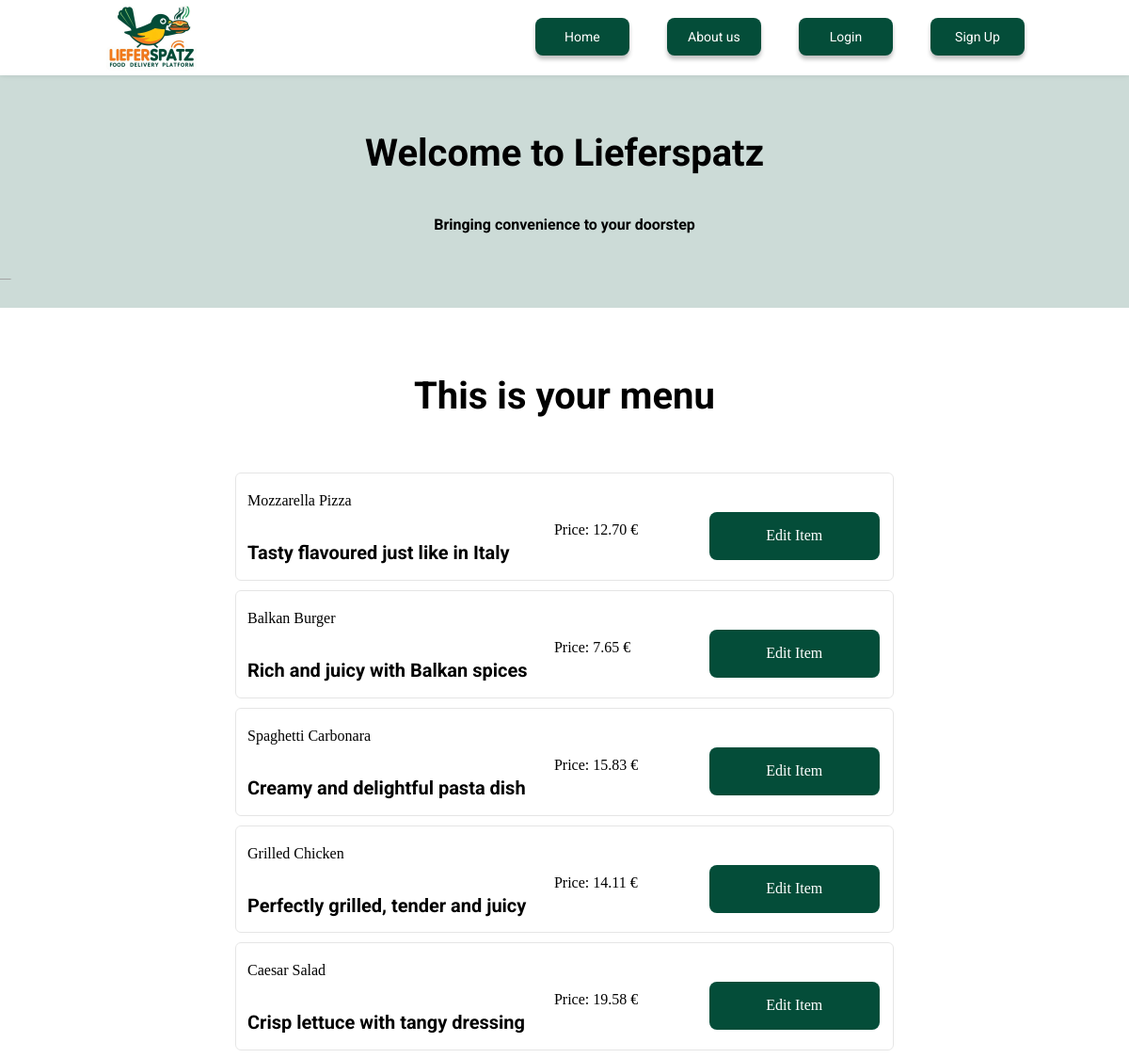
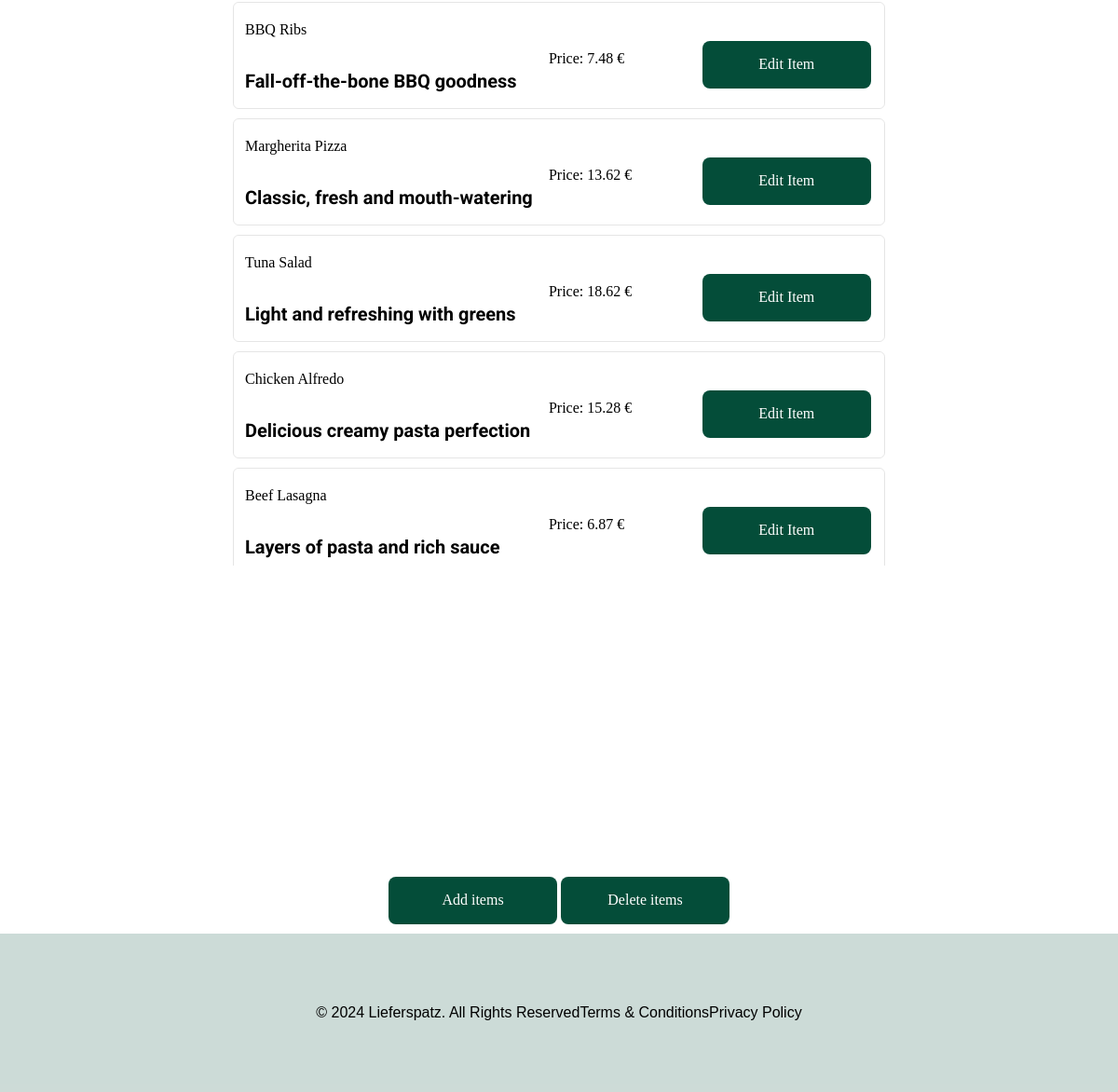
The app's page /menu?restaurant_id=1 with its own data (2 pictures, top to bottom).
### models.py (models this page shows)
class MenuItem(db.Model):
    __tablename__ = 'MenuItems'
    MenuItemID = db.Column(db.Integer, primary_key=True)
    RestaurantID = db.Column(db.Integer, db.ForeignKey('Restaurants.RestaurantID'), nullable=False)
    Name = db.Column(db.String(100), nullable=False)
    Description = db.Column(db.Text, nullable=False)
    Price = db.Column(db.Numeric(10, 2), nullable=False)
    Category = db.Column(db.String, nullable=False, default="Uncategorized")  # Add default value
    ImageURL = db.Column(db.String, nullable=True)
    IsAvailable = db.Column(db.Boolean, default=True)

### app.py (the view)
@app.route('/menu', methods=['GET'])
def restaurant_menu():
    restaurant_id = request.args.get('restaurant_id', type=int)
    if not restaurant_id:
        flash("Restaurant ID is required.", "danger")
        return redirect(url_for('show_restaurants'))  # redirects to the restaurant list
    restaurant = db.session.get(Restaurant, restaurant_id)
    if not restaurant:
        flash("Restaurant not found.", "danger")
        return redirect(url_for('show_restaurants'))  # redirects to the restaurant list
    menu_items = MenuItem.query.filter_by(RestaurantID=restaurant_id).all()
    user_type = session.get('user_type')
    is_restaurant = user_type == "Restaurant"
    return render_template('restaurant-menu.html', restaurant=restaurant, menu_items=menu_items, is_restaurant=is_restaurant)

### app.py (called while the page is built)
@app.before_request
def validate_tab_session():
    tab_session_id = request.form.get('tab_session_id') or request.args.get('tab_session_id')
    if 'tab_session_id' in session and session['tab_session_id'] != tab_session_id:
        session.clear()  # clear session if tab_session_id doesn't match
        flash("Session mismatch. Please log in again.", "warning")
        return redirect(url_for('login'))
    session['tab_session_id'] = tab_session_id

### templates/restaurant-menu.html (shortened to what this page needs)
<!DOCTYPE html>
<html>
  <head>
    <link rel="stylesheet" href="{{ url_for('static', filename='restaurant-menu.css')}}">
    <link rel="stylesheet" href="{{ url_for('static', filename='styleguide.css')}}">
    <link rel="stylesheet" href="{{ url_for('static', filename='globals.css')}}">
  </head>
  <body style="margin: 0; background: #ffffff">
    <div class="restaurant-menu screen">
      <div class="flash-messages">
      </div>
      <div class="top-bar">
        <img class="logo-lieferspatz-1" src="static/img/logo-lieferspatz-1.png" alt="logo lieferspatz 1" />
        <div class="title-6 valign-text-middle title-12"></div>
        <div class="navigation">
          <a href="{{ url_for('home') }}" class="button button-danger">Home</a>
          <a href="{{ url_for('about') }}" class="button button-danger">About us</a>
          {% if session['user_id'] %}
              <a href="#" id="balance-btn" class="button button-danger">Earnings</a>
              <a href="{{ url_for('restaurant_menu', restaurant_id=restaurant.RestaurantID) }}" class="button button-danger">Menu</a>
              <a href="{{ url_for('restaurant_orders' , restaurant_id=restaurant.RestaurantID) }}" class="button button-danger">Orders</a>
              <a href="{{ url_for('logout') }}" class="button button-danger">Logout</a>
              <span class="user-welcome">Welcome {{ session['user_name'] }}</span>
          {% else %}
              <a href="{{ url_for('login') }}" class="button button-danger">Login</a>
              <a href="{{ url_for('signup') }}" class="button button-danger">Sign Up</a>
          {% endif %}
        </div>
      </div>
      <div class="section">
        <div class="container">
          <div class="title-3">Welcome to Lieferspatz</div>
          <p class="description roboto-bold-black-16px">Bringing convenience to your doorstep</p>
        </div>
        <img class="vector-200" src="img/vector-200-8.svg" alt="Vector 200" />
      </div>
      <div class="orders">
        <h1 class="title-2 roboto-bold-black-50px">This is your menu</h1>
        <div class="menu-items-container">
            {% if menu_items %}
                {% for item in menu_items %}
                    <div class="card">
                        <div class="text-content">
                            <div class="subtitle roboto-bold-black-32px">Price: {{ item.Price }} €</div>
                            <p class="subtitle-1 roboto-bold-black-20px">{{ item.Description }}</p>
                            <div class="title-4 roboto-semi-bold-black-32px">{{ item.Name }}</div>
                        </div>
                        <a href="{{ url_for('restaurant_edit_item', restaurant_id=restaurant.RestaurantID, item_id=item.MenuItemID) }}" class="button-4">
                          <div class="title-6 roboto-bold-white-16px">Edit Item</div>
                      </a>
                    </div>
                {% endfor %}
            {% else %}
                <div class="title-7 roboto-semi-bold-black-24px">No items in the menu.</div>
            {% endif %}
        </div>
        <div class="menu-footer">
            <a href="{{ url_for('restaurant_add_item', restaurant_id=restaurant.RestaurantID) }}" class="button-3">
                <div class="title-6 roboto-bold-white-16px">Add items</div>
            </a>
            <a href="{{ url_for('restaurant_delete_item', restaurant_id=restaurant.RestaurantID) }}" class="button-3">
              <div class="title-6 roboto-bold-white-16px">Delete items</div>
          </a>
      </div>
        </div>
    </div>
      <div class="section-1">
        <div class="container-3 container-4 roboto-regular-normal-black-16px">
          <p class="title-10 valign-text-middle title-13">© 2024 Lieferspatz. All Rights Reserved</p>
          <div class="title-11 valign-text-middle title-13">Terms &amp; Conditions</div>
          <div class="title-12 valign-text-middle title-13">Privacy Policy</div>
        </div>
      </div>
  </body>
</html>

### static/restaurant-menu.css (style rules this page uses)
.restaurant-menu { align-items: center; background-color: var(--fuschia100); display: flex; flex-direction: column; padding: auto; position: relative; }
.restaurant-menu .orders { position: relative; display: flex; flex-direction: column; height: 100vh; overflow: hidden; width: 60%; }
.restaurant-menu .menu-items-container { gap: 10px; overflow-y: auto; padding: 10px; height: 70vh; display: flex; flex-direction: column; }
.restaurant-menu .menu-footer { position: absolute; bottom: 0; width: 100%; background: white; text-align: center; padding: 10px 0; }
.restaurant-menu .button-3 { display: inline-block; background-color: var(--iris100); border-radius: 8px; padding: 12px; width: 181px; }
.restaurant-menu .button-4 { display: inline-block; background-color: var(--iris100); border-radius: 8px; padding: 12px; margin-left: 70%; margin-top: 3%; width: 181px; position: relative; }
.restaurant-menu .section { align-items: center; align-self: stretch; background-color: #044d3933; display: flex; flex: 0 0 auto; gap: 60px; justify-content: center; overflow: hidden; padding: 60px 170px; position: relative; width: 100%; }
.restaurant-menu .container { align-items: center; display: flex; flex: 1; flex-direction: column; flex-grow: 1; gap: 24px; position: relative; }
.restaurant-menu .title-3 { color: var(--black); font-family: var(--font-family-roboto); font-size: var(--font-size-xxxl); font-weight: 700; letter-spacing: 0; line-height: 48px; margin-top: -1.00px; position: relative; text-align: center; width: 100%; }
.restaurant-menu .title-2 { color: var(--black); font-family: var(--font-family-roboto); font-size: var(--font-size-xxxl); font-weight: 700; letter-spacing: 0; line-height: 48px; margin-top: 70px; position: relative; text-align: center; width: 100%; }
.restaurant-menu .card { align-items: center; border: 1px solid; border-color: var(--black-2); border-radius: 6px; display: flex; flex-direction: column; height: 129px; left: 0px; position: relative; top: 20px; width: 100%; }
.restaurant-menu .button-danger { font-family: var(--font-family-roboto); display: inline-flex; align-items: center; justify-content: center; background-color: var(--iris100); border-radius: 8px; box-shadow: 0px 4px 4px #00000040; padding: 12px 16px; height: 40px; min-width: 100px; font-size: 14px; font-weight: bold; color: white; text-decoration: none; cursor: pointer; transition: 0.3s ease-in-out; }
.restaurant-menu .button { color: var(--fuschia100); font-weight: 400; line-height: 16px; margin-bottom: -7.00px; margin-top: -9.00px; position: relative; white-space: nowrap; width: fit-content; }
.restaurant-menu .top-bar { align-items: center; background-color: var(--fuschia100); box-shadow: 0px 0px 6px #0000001f; display: flex; gap: 9%; height: 80px; justify-content: center; left: 0; overflow: hidden; padding: 20px 20px 20px 0px; position: relative; top: 0; width: 100%; }
.restaurant-menu .subtitle { left: 45%; letter-spacing: 0; line-height: 20px; position: relative; top: 50px; width: 221px; }
.restaurant-menu .subtitle-1 { left: 12px; letter-spacing: 0; line-height: 20px; position: absolute; top: 54px; width: 628px; }
.restaurant-menu .title-4 { left: 12px; letter-spacing: 0; line-height: 24px; position: absolute; top: 17px; width: 383px; }
.restaurant-menu .title-6 { color: white; align-self: stretch; letter-spacing: 0; line-height: 28px; margin-top: -1.00px; position: relative; text-align: center; }
.restaurant-menu .title-12 { align-self: stretch; line-height: 28px; margin-right: -0.50px; margin-top: -1.00px; text-align: center; width: 124px; }

### records on screen
MenuItem: Price "12.70", Description "Tasty flavoured just like in Italy", Name "Mozzarella Pizza"
MenuItem: Price "7.65", Description "Rich and juicy with Balkan spices", Name "Balkan Burger"
MenuItem: Price "15.83", Description "Creamy and delightful pasta dish", Name "Spaghetti Carbonara"
MenuItem: Price "14.11", Description "Perfectly grilled, tender and juicy", Name "Grilled Chicken"
MenuItem: Price "19.58", Description "Crisp lettuce with tangy dressing", Name "Caesar Salad"
MenuItem: Price "7.48", Description "Fall-off-the-bone BBQ goodness", Name "BBQ Ribs"
MenuItem: Price "13.62", Description "Classic, fresh and mouth-watering", Name "Margherita Pizza"
MenuItem: Price "18.62", Description "Light and refreshing with greens", Name "Tuna Salad"
MenuItem: Price "15.28", Description "Delicious creamy pasta perfection", Name "Chicken Alfredo"
MenuItem: Price "6.87", Description "Layers of pasta and rich sauce", Name "Beef Lasagna"
